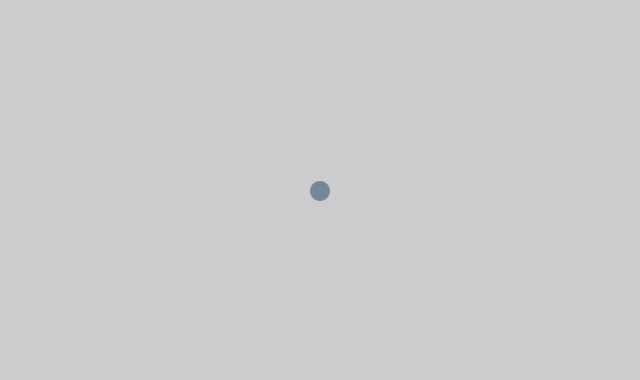
Frame 1 (no input)
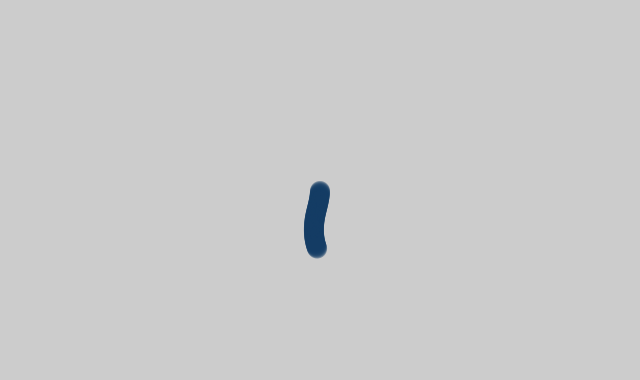
Frame 60 (the mouse pressed at the canvas centre just before this capture)
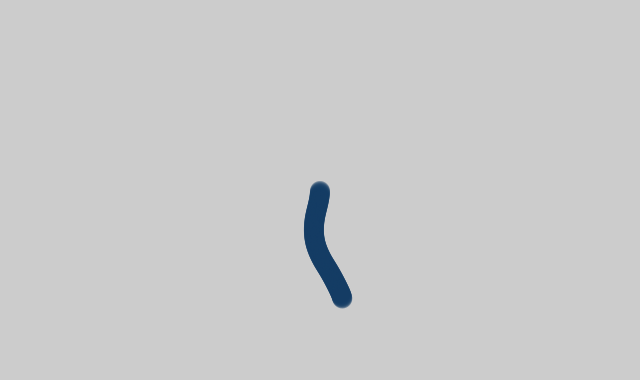
Frame 120 (the mouse held since frame 60 and released just before this capture)

The Processing sketch that drew these frames (run headless with seeded random() and noise(); from frame 60 on, the mouse is pressed at the canvas centre):

// Processing sketch: RandomAcceleratingMover
// ── RandomAcceleratingMover.pde
class Walker{
  PVector location;
  PVector velocity;
  PVector acceleration;
  float tx, ty, tStep;
  
  
  Walker(){
  location = new PVector(width/2, height/2);
  velocity = new PVector(0,2);
  acceleration  = new PVector(0.05, -0.03);
  tx = 1000;
  ty = 10000;
  tStep = 0.03;
  }
  
  void updateRandom(){
    acceleration  = PVector.random2D();
    velocity.add(acceleration);
    velocity.limit(5);
    location.add(velocity);       
  } 
  
  
  void updateRandomNoise(){
    //
    acceleration.x = map(noise(tx), 0,1,-5,5);
    acceleration.y = map(noise(ty), 0,1,-1,1);
    acceleration.mult(0.01);
    tx += tStep;
    ty += tStep;
    
    velocity.add(acceleration);
    velocity.limit(1); 
    location.add(velocity);
     
  }
  
  void update(){    
    velocity.add(acceleration);
    velocity.limit(5);   
    location.add(velocity);
    
  }
 
  
  void edges(){
    if (location.x > width)
      location.x = 0;
    if(location.x < 0)
      location.x = width;
    if(location.y > height)
      location.y = 0;
    if(location.y < 0)
      location.y = height;
  }
  
  void render(){
   fill(20, 60, 100, 120);
  noStroke();
 ellipse(location.x, location.y, 20, 20); 
  }
}


// ── main.pde



Walker w;
void setup(){
  size(640, 380);
  w = new Walker();

}

void draw(){
  //background(123);
 
  //w.update();
  w.updateRandomNoise();
  //w.updateRandom();

  w.edges();
  w.render();
 }
